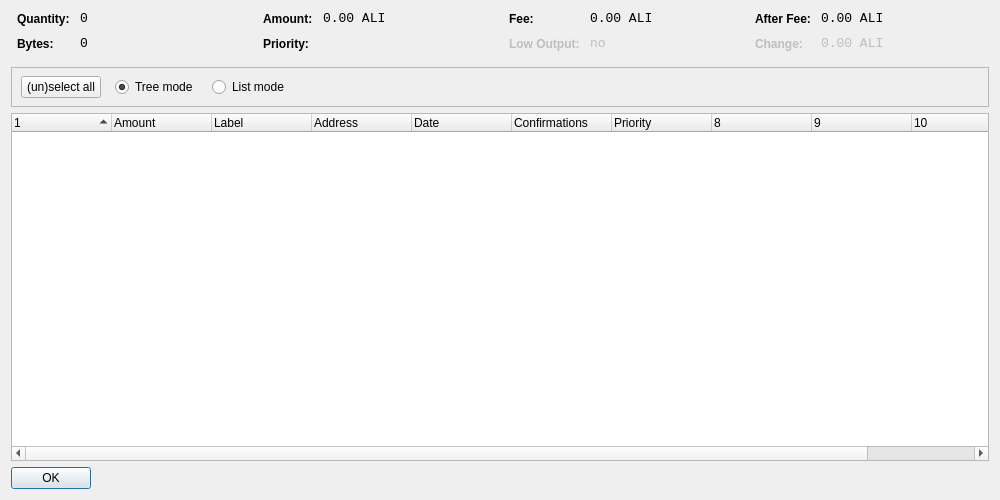
<?xml version="1.0" encoding="UTF-8"?>
<ui version="4.0">
 <class>CoinControlDialog</class>
 <widget class="QDialog" name="CoinControlDialog">
  <property name="geometry">
   <rect>
    <x>0</x>
    <y>0</y>
    <width>1000</width>
    <height>500</height>
   </rect>
  </property>
  <property name="windowTitle">
   <string>Coin Control</string>
  </property>
  <layout class="QVBoxLayout" name="verticalLayout">
   <item>
    <layout class="QHBoxLayout" name="horizontalLayoutTop" stretch="0,0,0,0">
     <property name="topMargin">
      <number>0</number>
     </property>
     <property name="bottomMargin">
      <number>10</number>
     </property>
     <item>
      <layout class="QFormLayout" name="formLayoutCoinControl1">
       <property name="horizontalSpacing">
        <number>10</number>
       </property>
       <property name="verticalSpacing">
        <number>10</number>
       </property>
       <property name="leftMargin">
        <number>6</number>
       </property>
       <property name="rightMargin">
        <number>6</number>
       </property>
       <item row="0" column="0">
        <widget class="QLabel" name="labelCoinControlQuantityText">
         <property name="styleSheet">
          <string notr="true">font-weight:bold;</string>
         </property>
         <property name="text">
          <string>Quantity:</string>
         </property>
        </widget>
       </item>
       <item row="0" column="1">
        <widget class="QLabel" name="labelCoinControlQuantity">
         <property name="font">
          <font>
           <family>Monospace</family>
           <pointsize>10</pointsize>
          </font>
         </property>
         <property name="cursor">
          <cursorShape>IBeamCursor</cursorShape>
         </property>
         <property name="contextMenuPolicy">
          <enum>Qt::ActionsContextMenu</enum>
         </property>
         <property name="text">
          <string>0</string>
         </property>
         <property name="textInteractionFlags">
          <set>Qt::LinksAccessibleByMouse|Qt::TextSelectableByKeyboard|Qt::TextSelectableByMouse</set>
         </property>
        </widget>
       </item>
       <item row="1" column="0">
        <widget class="QLabel" name="labelCoinControlBytesText">
         <property name="styleSheet">
          <string notr="true">font-weight:bold;</string>
         </property>
         <property name="text">
          <string>Bytes:</string>
         </property>
        </widget>
       </item>
       <item row="1" column="1">
        <widget class="QLabel" name="labelCoinControlBytes">
         <property name="font">
          <font>
           <family>Monospace</family>
           <pointsize>10</pointsize>
          </font>
         </property>
         <property name="cursor">
          <cursorShape>IBeamCursor</cursorShape>
         </property>
         <property name="contextMenuPolicy">
          <enum>Qt::ActionsContextMenu</enum>
         </property>
         <property name="text">
          <string>0</string>
         </property>
         <property name="textInteractionFlags">
          <set>Qt::LinksAccessibleByMouse|Qt::TextSelectableByKeyboard|Qt::TextSelectableByMouse</set>
         </property>
        </widget>
       </item>
      </layout>
     </item>
     <item>
      <layout class="QFormLayout" name="formLayoutCoinControl2">
       <property name="horizontalSpacing">
        <number>10</number>
       </property>
       <property name="verticalSpacing">
        <number>10</number>
       </property>
       <property name="leftMargin">
        <number>6</number>
       </property>
       <property name="rightMargin">
        <number>6</number>
       </property>
       <item row="0" column="0">
        <widget class="QLabel" name="labelCoinControlAmountText">
         <property name="styleSheet">
          <string notr="true">font-weight:bold;</string>
         </property>
         <property name="text">
          <string>Amount:</string>
         </property>
        </widget>
       </item>
       <item row="0" column="1">
        <widget class="QLabel" name="labelCoinControlAmount">
         <property name="font">
          <font>
           <family>Monospace</family>
           <pointsize>10</pointsize>
          </font>
         </property>
         <property name="cursor">
          <cursorShape>IBeamCursor</cursorShape>
         </property>
         <property name="contextMenuPolicy">
          <enum>Qt::ActionsContextMenu</enum>
         </property>
         <property name="text">
          <string>0.00 ALI</string>
         </property>
         <property name="textInteractionFlags">
          <set>Qt::LinksAccessibleByMouse|Qt::TextSelectableByKeyboard|Qt::TextSelectableByMouse</set>
         </property>
        </widget>
       </item>
       <item row="1" column="0">
        <widget class="QLabel" name="labelCoinControlPriorityText">
         <property name="styleSheet">
          <string notr="true">font-weight:bold;</string>
         </property>
         <property name="text">
          <string>Priority:</string>
         </property>
        </widget>
       </item>
       <item row="1" column="1">
        <widget class="QLabel" name="labelCoinControlPriority">
         <property name="font">
          <font>
           <family>Monospace</family>
           <pointsize>10</pointsize>
          </font>
         </property>
         <property name="cursor">
          <cursorShape>IBeamCursor</cursorShape>
         </property>
         <property name="contextMenuPolicy">
          <enum>Qt::ActionsContextMenu</enum>
         </property>
         <property name="text">
          <string/>
         </property>
         <property name="textInteractionFlags">
          <set>Qt::LinksAccessibleByMouse|Qt::TextSelectableByKeyboard|Qt::TextSelectableByMouse</set>
         </property>
        </widget>
       </item>
      </layout>
     </item>
     <item>
      <layout class="QFormLayout" name="formLayoutCoinControl3">
       <property name="horizontalSpacing">
        <number>10</number>
       </property>
       <property name="verticalSpacing">
        <number>10</number>
       </property>
       <property name="leftMargin">
        <number>6</number>
       </property>
       <property name="rightMargin">
        <number>6</number>
       </property>
       <item row="0" column="0">
        <widget class="QLabel" name="labelCoinControlFeeText">
         <property name="styleSheet">
          <string notr="true">font-weight:bold;</string>
         </property>
         <property name="text">
          <string>Fee:</string>
         </property>
        </widget>
       </item>
       <item row="0" column="1">
        <widget class="QLabel" name="labelCoinControlFee">
         <property name="font">
          <font>
           <family>Monospace</family>
           <pointsize>10</pointsize>
          </font>
         </property>
         <property name="cursor">
          <cursorShape>IBeamCursor</cursorShape>
         </property>
         <property name="contextMenuPolicy">
          <enum>Qt::ActionsContextMenu</enum>
         </property>
         <property name="text">
          <string>0.00 ALI</string>
         </property>
         <property name="textInteractionFlags">
          <set>Qt::LinksAccessibleByMouse|Qt::TextSelectableByKeyboard|Qt::TextSelectableByMouse</set>
         </property>
        </widget>
       </item>
       <item row="1" column="0">
        <widget class="QLabel" name="labelCoinControlLowOutputText">
         <property name="enabled">
          <bool>false</bool>
         </property>
         <property name="styleSheet">
          <string notr="true">font-weight:bold;</string>
         </property>
         <property name="text">
          <string>Low Output:</string>
         </property>
        </widget>
       </item>
       <item row="1" column="1">
        <widget class="QLabel" name="labelCoinControlLowOutput">
         <property name="enabled">
          <bool>false</bool>
         </property>
         <property name="font">
          <font>
           <family>Monospace</family>
           <pointsize>10</pointsize>
          </font>
         </property>
         <property name="cursor">
          <cursorShape>IBeamCursor</cursorShape>
         </property>
         <property name="contextMenuPolicy">
          <enum>Qt::ActionsContextMenu</enum>
         </property>
         <property name="text">
          <string>no</string>
         </property>
         <property name="textInteractionFlags">
          <set>Qt::LinksAccessibleByMouse|Qt::TextSelectableByKeyboard|Qt::TextSelectableByMouse</set>
         </property>
        </widget>
       </item>
      </layout>
     </item>
     <item>
      <layout class="QFormLayout" name="formLayoutCoinControl4">
       <property name="horizontalSpacing">
        <number>10</number>
       </property>
       <property name="verticalSpacing">
        <number>10</number>
       </property>
       <property name="leftMargin">
        <number>6</number>
       </property>
       <property name="rightMargin">
        <number>6</number>
       </property>
       <item row="0" column="0">
        <widget class="QLabel" name="labelCoinControlAfterFeeText">
         <property name="styleSheet">
          <string notr="true">font-weight:bold;</string>
         </property>
         <property name="text">
          <string>After Fee:</string>
         </property>
        </widget>
       </item>
       <item row="0" column="1">
        <widget class="QLabel" name="labelCoinControlAfterFee">
         <property name="font">
          <font>
           <family>Monospace</family>
           <pointsize>10</pointsize>
          </font>
         </property>
         <property name="cursor">
          <cursorShape>IBeamCursor</cursorShape>
         </property>
         <property name="contextMenuPolicy">
          <enum>Qt::ActionsContextMenu</enum>
         </property>
         <property name="text">
          <string>0.00 ALI</string>
         </property>
         <property name="textInteractionFlags">
          <set>Qt::LinksAccessibleByMouse|Qt::TextSelectableByKeyboard|Qt::TextSelectableByMouse</set>
         </property>
        </widget>
       </item>
       <item row="1" column="0">
        <widget class="QLabel" name="labelCoinControlChangeText">
         <property name="enabled">
          <bool>false</bool>
         </property>
         <property name="styleSheet">
          <string notr="true">font-weight:bold;</string>
         </property>
         <property name="text">
          <string>Change:</string>
         </property>
        </widget>
       </item>
       <item row="1" column="1">
        <widget class="QLabel" name="labelCoinControlChange">
         <property name="enabled">
          <bool>false</bool>
         </property>
         <property name="font">
          <font>
           <family>Monospace</family>
           <pointsize>10</pointsize>
          </font>
         </property>
         <property name="cursor">
          <cursorShape>IBeamCursor</cursorShape>
         </property>
         <property name="contextMenuPolicy">
          <enum>Qt::ActionsContextMenu</enum>
         </property>
         <property name="text">
          <string>0.00 ALI</string>
         </property>
         <property name="textInteractionFlags">
          <set>Qt::LinksAccessibleByMouse|Qt::TextSelectableByKeyboard|Qt::TextSelectableByMouse</set>
         </property>
        </widget>
       </item>
      </layout>
     </item>
    </layout>
   </item>
   <item>
    <widget class="QFrame" name="frame">
     <property name="minimumSize">
      <size>
       <width>0</width>
       <height>40</height>
      </size>
     </property>
     <property name="frameShape">
      <enum>QFrame::StyledPanel</enum>
     </property>
     <property name="frameShadow">
      <enum>QFrame::Sunken</enum>
     </property>
     <widget class="QWidget" name="horizontalLayoutWidget">
      <property name="geometry">
       <rect>
        <x>10</x>
        <y>0</y>
        <width>781</width>
        <height>41</height>
       </rect>
      </property>
      <layout class="QHBoxLayout" name="horizontalLayoutPanel" stretch="0,0,0,0">
       <property name="spacing">
        <number>14</number>
       </property>
       <item>
        <widget class="QPushButton" name="pushButtonSelectAll">
         <property name="sizePolicy">
          <sizepolicy hsizetype="Maximum" vsizetype="Fixed">
           <horstretch>0</horstretch>
           <verstretch>0</verstretch>
          </sizepolicy>
         </property>
         <property name="text">
          <string>(un)select all</string>
         </property>
        </widget>
       </item>
       <item>
        <widget class="QRadioButton" name="radioTreeMode">
         <property name="sizePolicy">
          <sizepolicy hsizetype="Maximum" vsizetype="Fixed">
           <horstretch>0</horstretch>
           <verstretch>0</verstretch>
          </sizepolicy>
         </property>
         <property name="text">
          <string>Tree mode</string>
         </property>
         <property name="checked">
          <bool>true</bool>
         </property>
        </widget>
       </item>
       <item>
        <widget class="QRadioButton" name="radioListMode">
         <property name="sizePolicy">
          <sizepolicy hsizetype="Maximum" vsizetype="Fixed">
           <horstretch>0</horstretch>
           <verstretch>0</verstretch>
          </sizepolicy>
         </property>
         <property name="text">
          <string>List mode</string>
         </property>
        </widget>
       </item>
       <item>
        <spacer name="horizontalSpacer">
         <property name="orientation">
          <enum>Qt::Horizontal</enum>
         </property>
         <property name="sizeHint" stdset="0">
          <size>
           <width>40</width>
           <height>20</height>
          </size>
         </property>
        </spacer>
       </item>
      </layout>
     </widget>
    </widget>
   </item>
   <item>
    <widget class="CoinControlTreeWidget" name="treeWidget">
     <property name="contextMenuPolicy">
      <enum>Qt::CustomContextMenu</enum>
     </property>
     <property name="sortingEnabled">
      <bool>false</bool>
     </property>
     <property name="columnCount">
      <number>11</number>
     </property>
     <attribute name="headerShowSortIndicator" stdset="0">
      <bool>true</bool>
     </attribute>
     <attribute name="headerStretchLastSection">
      <bool>false</bool>
     </attribute>
     <column>
      <property name="text">
       <string/>
      </property>
     </column>
     <column>
      <property name="text">
       <string>Amount</string>
      </property>
     </column>
     <column>
      <property name="text">
       <string>Label</string>
      </property>
     </column>
     <column>
      <property name="text">
       <string>Address</string>
      </property>
     </column>
     <column>
      <property name="text">
       <string>Date</string>
      </property>
     </column>
     <column>
      <property name="text">
       <string>Confirmations</string>
      </property>
      <property name="toolTip">
       <string>Confirmed</string>
      </property>
     </column>
     <column>
      <property name="text">
       <string>Priority</string>
      </property>
     </column>
     <column>
      <property name="text">
       <string/>
      </property>
     </column>
     <column>
      <property name="text">
       <string/>
      </property>
     </column>
     <column>
      <property name="text">
       <string/>
      </property>
     </column>
     <column>
      <property name="text">
       <string/>
      </property>
     </column>
    </widget>
   </item>
   <item>
    <widget class="QDialogButtonBox" name="buttonBox">
     <property name="sizePolicy">
      <sizepolicy hsizetype="Maximum" vsizetype="Fixed">
       <horstretch>0</horstretch>
       <verstretch>0</verstretch>
      </sizepolicy>
     </property>
     <property name="orientation">
      <enum>Qt::Horizontal</enum>
     </property>
     <property name="standardButtons">
      <set>QDialogButtonBox::Ok</set>
     </property>
    </widget>
   </item>
  </layout>
 </widget>
 <customwidgets>
  <customwidget>
   <class>CoinControlTreeWidget</class>
   <extends>QTreeWidget</extends>
   <header>coincontroltreewidget.h</header>
  </customwidget>
 </customwidgets>
 <resources/>
 <connections/>
</ui>
